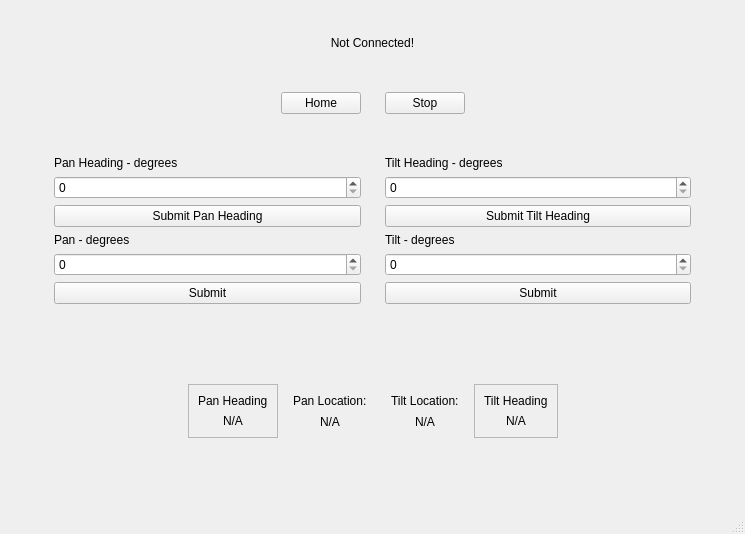
<?xml version="1.0" encoding="UTF-8"?>
<ui version="4.0">
 <class>MainWindow</class>
 <widget class="QMainWindow" name="MainWindow">
  <property name="geometry">
   <rect>
    <x>0</x>
    <y>0</y>
    <width>745</width>
    <height>534</height>
   </rect>
  </property>
  <property name="windowTitle">
   <string>MainWindow</string>
  </property>
  <widget class="QWidget" name="centralwidget">
   <layout class="QVBoxLayout" name="verticalLayout_6">
    <item>
     <widget class="QWidget" name="widget_3" native="true">
      <layout class="QHBoxLayout" name="horizontalLayout_2">
       <item>
        <widget class="QWidget" name="widget_4" native="true">
         <layout class="QVBoxLayout" name="verticalLayout_3">
          <item>
           <widget class="QWidget" name="NotConnectedWidget" native="true">
            <layout class="QVBoxLayout" name="verticalLayout_12">
             <item>
              <widget class="QLabel" name="NotConnectedLabel">
               <property name="text">
                <string>Not Connected!</string>
               </property>
               <property name="alignment">
                <set>Qt::AlignmentFlag::AlignCenter</set>
               </property>
              </widget>
             </item>
            </layout>
           </widget>
          </item>
          <item>
           <widget class="QWidget" name="widget_5" native="true">
            <property name="styleSheet">
             <string notr="true"/>
            </property>
            <layout class="QVBoxLayout" name="verticalLayout_4">
             <item>
              <widget class="QFrame" name="frame_10">
               <property name="autoFillBackground">
                <bool>false</bool>
               </property>
               <property name="styleSheet">
                <string notr="true"/>
               </property>
               <layout class="QHBoxLayout" name="horizontalLayout_4">
                <item>
                 <spacer name="horizontalSpacer_3">
                  <property name="orientation">
                   <enum>Qt::Orientation::Horizontal</enum>
                  </property>
                  <property name="sizeHint" stdset="0">
                   <size>
                    <width>40</width>
                    <height>20</height>
                   </size>
                  </property>
                 </spacer>
                </item>
                <item>
                 <widget class="QWidget" name="widget_11" native="true">
                  <property name="autoFillBackground">
                   <bool>false</bool>
                  </property>
                  <layout class="QVBoxLayout" name="verticalLayout_9">
                   <item>
                    <widget class="QPushButton" name="HomePB">
                     <property name="text">
                      <string>Home</string>
                     </property>
                    </widget>
                   </item>
                  </layout>
                 </widget>
                </item>
                <item>
                 <widget class="QWidget" name="widget_12" native="true">
                  <property name="autoFillBackground">
                   <bool>false</bool>
                  </property>
                  <layout class="QVBoxLayout" name="verticalLayout_2">
                   <item>
                    <widget class="QPushButton" name="StopPB">
                     <property name="autoFillBackground">
                      <bool>false</bool>
                     </property>
                     <property name="text">
                      <string>Stop</string>
                     </property>
                    </widget>
                   </item>
                  </layout>
                 </widget>
                </item>
                <item>
                 <spacer name="horizontalSpacer_4">
                  <property name="orientation">
                   <enum>Qt::Orientation::Horizontal</enum>
                  </property>
                  <property name="sizeHint" stdset="0">
                   <size>
                    <width>40</width>
                    <height>20</height>
                   </size>
                  </property>
                 </spacer>
                </item>
               </layout>
              </widget>
             </item>
             <item>
              <widget class="QWidget" name="widget_2" native="true">
               <layout class="QHBoxLayout" name="horizontalLayout">
                <item>
                 <widget class="QWidget" name="widget" native="true">
                  <layout class="QVBoxLayout" name="verticalLayout">
                   <item>
                    <widget class="QLabel" name="label_4">
                     <property name="text">
                      <string>Pan Heading - degrees</string>
                     </property>
                    </widget>
                   </item>
                   <item>
                    <widget class="QSpinBox" name="PanHeadingSB"/>
                   </item>
                   <item>
                    <widget class="QPushButton" name="PanHeadingPB">
                     <property name="text">
                      <string>Submit Pan Heading</string>
                     </property>
                    </widget>
                   </item>
                   <item>
                    <widget class="QLabel" name="label">
                     <property name="text">
                      <string>Pan - degrees</string>
                     </property>
                    </widget>
                   </item>
                   <item>
                    <widget class="QSpinBox" name="PanSpinBox"/>
                   </item>
                   <item>
                    <widget class="QPushButton" name="PanSubmitPB">
                     <property name="text">
                      <string>Submit</string>
                     </property>
                    </widget>
                   </item>
                   <item>
                    <spacer name="verticalSpacer">
                     <property name="orientation">
                      <enum>Qt::Orientation::Vertical</enum>
                     </property>
                     <property name="sizeHint" stdset="0">
                      <size>
                       <width>20</width>
                       <height>40</height>
                      </size>
                     </property>
                    </spacer>
                   </item>
                  </layout>
                 </widget>
                </item>
                <item>
                 <widget class="QWidget" name="widget_6" native="true">
                  <layout class="QVBoxLayout" name="verticalLayout_5">
                   <item>
                    <widget class="QLabel" name="label_6">
                     <property name="text">
                      <string>Tilt Heading - degrees</string>
                     </property>
                    </widget>
                   </item>
                   <item>
                    <widget class="QSpinBox" name="TiltHeadingSB"/>
                   </item>
                   <item>
                    <widget class="QPushButton" name="TiltHeadingPB">
                     <property name="text">
                      <string>Submit Tilt Heading</string>
                     </property>
                    </widget>
                   </item>
                   <item>
                    <widget class="QLabel" name="label_2">
                     <property name="text">
                      <string>Tilt - degrees</string>
                     </property>
                    </widget>
                   </item>
                   <item>
                    <widget class="QSpinBox" name="TiltSpinBox"/>
                   </item>
                   <item>
                    <widget class="QPushButton" name="TiltSubmitPB">
                     <property name="text">
                      <string>Submit</string>
                     </property>
                    </widget>
                   </item>
                   <item>
                    <spacer name="verticalSpacer_2">
                     <property name="orientation">
                      <enum>Qt::Orientation::Vertical</enum>
                     </property>
                     <property name="sizeHint" stdset="0">
                      <size>
                       <width>20</width>
                       <height>40</height>
                      </size>
                     </property>
                    </spacer>
                   </item>
                  </layout>
                 </widget>
                </item>
               </layout>
              </widget>
             </item>
            </layout>
           </widget>
          </item>
          <item>
           <widget class="QWidget" name="widget_7" native="true">
            <layout class="QHBoxLayout" name="horizontalLayout_3">
             <item>
              <spacer name="horizontalSpacer">
               <property name="orientation">
                <enum>Qt::Orientation::Horizontal</enum>
               </property>
               <property name="sizeHint" stdset="0">
                <size>
                 <width>40</width>
                 <height>20</height>
                </size>
               </property>
              </spacer>
             </item>
             <item>
              <widget class="QFrame" name="frame">
               <property name="frameShape">
                <enum>QFrame::Shape::StyledPanel</enum>
               </property>
               <property name="frameShadow">
                <enum>QFrame::Shadow::Raised</enum>
               </property>
               <layout class="QVBoxLayout" name="verticalLayout_10">
                <item>
                 <widget class="QLabel" name="label_7">
                  <property name="text">
                   <string>Pan Heading</string>
                  </property>
                 </widget>
                </item>
                <item>
                 <widget class="QLabel" name="PanHeadingLabel">
                  <property name="text">
                   <string>N/A</string>
                  </property>
                  <property name="alignment">
                   <set>Qt::AlignmentFlag::AlignCenter</set>
                  </property>
                 </widget>
                </item>
               </layout>
              </widget>
             </item>
             <item>
              <widget class="QWidget" name="widget_9" native="true">
               <layout class="QVBoxLayout" name="verticalLayout_8">
                <item>
                 <widget class="QLabel" name="label_5">
                  <property name="text">
                   <string>Pan Location:</string>
                  </property>
                 </widget>
                </item>
                <item>
                 <widget class="QLabel" name="PanLocationLabel">
                  <property name="text">
                   <string>N/A</string>
                  </property>
                  <property name="alignment">
                   <set>Qt::AlignmentFlag::AlignCenter</set>
                  </property>
                 </widget>
                </item>
               </layout>
              </widget>
             </item>
             <item>
              <widget class="QWidget" name="widget_8" native="true">
               <layout class="QVBoxLayout" name="verticalLayout_7">
                <item>
                 <widget class="QLabel" name="label_3">
                  <property name="text">
                   <string>Tilt Location:</string>
                  </property>
                 </widget>
                </item>
                <item>
                 <widget class="QLabel" name="TiltLocationLabel">
                  <property name="text">
                   <string>N/A</string>
                  </property>
                  <property name="alignment">
                   <set>Qt::AlignmentFlag::AlignCenter</set>
                  </property>
                 </widget>
                </item>
               </layout>
              </widget>
             </item>
             <item>
              <widget class="QFrame" name="frame_2">
               <property name="frameShape">
                <enum>QFrame::Shape::StyledPanel</enum>
               </property>
               <property name="frameShadow">
                <enum>QFrame::Shadow::Raised</enum>
               </property>
               <layout class="QVBoxLayout" name="verticalLayout_11">
                <item>
                 <widget class="QLabel" name="label_9">
                  <property name="text">
                   <string>Tilt Heading</string>
                  </property>
                 </widget>
                </item>
                <item>
                 <widget class="QLabel" name="TiltHeadingLabel">
                  <property name="text">
                   <string>N/A</string>
                  </property>
                  <property name="alignment">
                   <set>Qt::AlignmentFlag::AlignCenter</set>
                  </property>
                 </widget>
                </item>
               </layout>
              </widget>
             </item>
             <item>
              <spacer name="horizontalSpacer_2">
               <property name="orientation">
                <enum>Qt::Orientation::Horizontal</enum>
               </property>
               <property name="sizeHint" stdset="0">
                <size>
                 <width>40</width>
                 <height>20</height>
                </size>
               </property>
              </spacer>
             </item>
            </layout>
           </widget>
          </item>
          <item>
           <spacer name="verticalSpacer_3">
            <property name="orientation">
             <enum>Qt::Orientation::Vertical</enum>
            </property>
            <property name="sizeHint" stdset="0">
             <size>
              <width>20</width>
              <height>40</height>
             </size>
            </property>
           </spacer>
          </item>
         </layout>
        </widget>
       </item>
      </layout>
     </widget>
    </item>
   </layout>
  </widget>
  <widget class="QMenuBar" name="menubar">
   <property name="geometry">
    <rect>
     <x>0</x>
     <y>0</y>
     <width>745</width>
     <height>23</height>
    </rect>
   </property>
  </widget>
  <widget class="QStatusBar" name="statusbar"/>
 </widget>
 <resources/>
 <connections/>
</ui>
